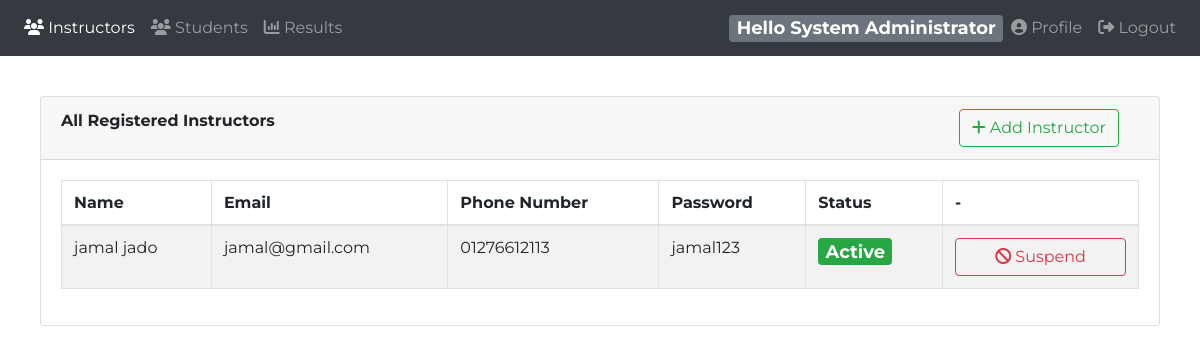
The page /instructor/?instructors (signed in) on the database its author committed.
### tables this page shows
CREATE TABLE `instructor` (
  `id` int(11) NOT NULL,
  `name` varchar(120) NOT NULL,
  `email` varchar(120) NOT NULL,
  `password` varchar(100) NOT NULL,
  `phone` varchar(13) NOT NULL,
  `password_token` varchar(100) DEFAULT NULL,
  `token_expire` timestamp NULL DEFAULT NULL,
  `suspended` int(11) NOT NULL DEFAULT 0,
  `isAdmin` tinyint(1) NOT NULL DEFAULT 0
);

### instructor/app/model/dbh.class.php (called while the page is built)
<?php
class dbh {
    private $host = "localhost";
     private $port = "3306";
    private $username = "root";
    private $password = "";
  private $dbName = "online_exam";
    public function connect() {
        try {
            $dsn = "mysql:host={$this->host};port={$this->port};dbname={$this->dbName};charset=utf8mb4";
            $pdo = new PDO($dsn, $this->username, $this->password);
            $pdo->setAttribute(PDO::ATTR_ERRMODE, PDO::ERRMODE_EXCEPTION);
            $pdo->setAttribute(PDO::ATTR_DEFAULT_FETCH_MODE, PDO::FETCH_ASSOC);
            return $pdo;
        } catch (PDOException $e) {
            die("   Eror Connection Database " . $e->getMessage());
        }
    }
}

### instructor/app/model/instructor.class.php (called while the page is built, shortened)
<?php
class Instructor extends dbh {
    public function getByEmail($email) {
        $sql = "SELECT id, name, password, email, phone, isAdmin FROM instructor WHERE email = :email";
        $stmt = $this->connect()->prepare($sql);
        $stmt->bindParam(":email", $email);
        $stmt->execute();
        return $stmt->fetch(PDO::FETCH_OBJ);
    }
}

### instructor/app/model/admin.class.php (called while the page is built, shortened)
<?php
class admin extends dbh {
    public function getAllInstructors() {
        $db = $this->connect();
        $query = "SELECT * FROM instructor WHERE !isAdmin";
        $result = $db->query($query);
        return $result->fetchAll(PDO::FETCH_OBJ);
    }
}

### instructor/app/view/admin_instructors.php (the view, shortened to what this page needs)
<?php
require_once 'header.php';
require_once 'navbar.php';
$_admin = new admin();
?>
<div class="card">
  <div class="card-header">
    <strong class="card-title">All Registered Instructors</strong>
	<button type="button" class="btn btn-outline-success float-right" style="margin-right:20px" data-toggle="modal" data-target="#addInstructor">
		<i class="fa fa-plus"></i> Add Instructor
	</button>
  </div>
  <div class="card-body">
    <table id="allInstructors" class="table table-striped table-bordered">
      <thead>
        <tr>
          <th>Name</th>
          <th>Email</th>
          <th>Phone Number</th>
		  <th>Password</th>
          <th>Status</th>
          <th>-</th>
        </tr>
      </thead>
      <tbody>
        <?php
        $instructors = $_admin->getAllInstructors();
        foreach ($instructors as $instructor) { ?>
          <tr>
            <td><?php echo $instructor->name ?></td>
            <td><?php echo $instructor->email ?></td>
            <td><?php echo $instructor->phone ?></td>
			<td><?php echo $instructor->password ?></td>
            <?php
              if($instructor->suspended){ ?>
                <td><span class="badge badge-danger">Suspended</span></td>
                <td>
                  <button type="button" class="btn btn-outline-success btn-block"
								onclick="customConfirm('app/controller/admin.inc.php?activateInstructor=<?php echo $instructor->id ?>','Are you sure you want to activate This Instructor?','The Instructor has been activated.')">
                    <i class="fa fa-repeat"></i> Activate</button>
                </td>
              <?php }else{ ?>
                <td><span class="badge badge-success">Active</span></td>
                <td>
                  <button type="button" class="btn btn-outline-danger btn-block"
								onclick="customConfirm('app/controller/admin.inc.php?suspendInstructor=<?php echo $instructor->id ?>','Are you sure you want to suspend This Instructor?','The Instructor has been suspended.')">
                  <i class="fa fa-ban"></i> Suspend</button>
                </td>
              <?php } ?>
          </tr>
          <?php } ?>
      </tbody>
    </table>
  </div>
</div>
<?php
  require_once 'footer.php';
?>

### instructor/app/view/navbar.php (shortened to what this page needs)
<?php
$obj = new instructor();
$usr = $obj->getByEmail($_SESSION['mydata']->email);
?>
<body>
  <nav class="navbar navbar-icon-top navbar-expand-lg navbar-dark bg-dark">
    <div class="collapse navbar-collapse" id="navbarSupportedContent">
      <ul class="navbar-nav mr-auto">
        <?php
          if($_SESSION['mydata']->isAdmin){ ?>
            <li class="nav-item <?php echo (isset($_GET['instructors'])?'active':'') ?>">
              <a class="nav-link" href="?instructors">
                <i class="fa fa-group"></i>
                Instructors
              </a>
            </li>
            <li class="nav-item <?php echo (isset($_GET['students'])?'active':'') ?>">
              <a class="nav-link" href="?students">
              <i class="fa fa-group"></i>
              Students
              </a>
            </li>
            <li class="nav-item <?php echo (isset($_GET['results'])?'active':'') ?>">
              <a class="nav-link" href="?results">
              <i class="fa fa-bar-chart"></i>
              Results
              </a>
            </li>
<?php } ?>
      </ul>
      <span class="badge badge-secondary">Hello <?php echo $_SESSION['mydata']->name ?></span>
      <ul class="navbar-nav ">
        <li class="nav-item">
          <a class="nav-link" href="?profile">
          <i class="fa fa-user-circle"></i>
          Profile
          </a>
        </li>
        <li class="nav-item">
          <a class="nav-link" href="?logout">
          <i class="fas fa-sign-out-alt"></i>
          Logout
          </a>
        </li>
      </ul>
    </div>
  </nav>

### instructor/style/css/instructor.css (style rules this page uses)
body { font-family: 'Montserrat', sans-serif; min-width: 600px; }
a { cursor: pointer; text-decoration: none; }
.badge { font-size: 18; }
.card { margin: 40px; }

### rows shown on the page
instructor: name "System Administrator"
instructor: name "jamal jado", email "jamal@gmail.com", phone "01276612113", password "jamal123"
